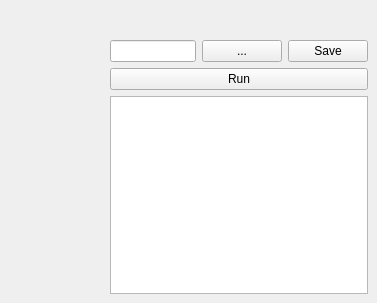
      <widget class="QWidget" name="tbScript">
       <attribute name="title">
        <string>Script</string>
       </attribute>
       <widget class="QWidget" name="layoutWidget">
        <property name="geometry">
         <rect>
          <x>110</x>
          <y>40</y>
          <width>258</width>
          <height>254</height>
         </rect>
        </property>
        <layout class="QVBoxLayout" name="verticalLayout_63">
         <item>
          <layout class="QHBoxLayout" name="horizontalLayout_60">
           <item>
            <widget class="QLineEdit" name="lineEdit"/>
           </item>
           <item>
            <widget class="QPushButton" name="pushButton_4">
             <property name="text">
              <string>...</string>
             </property>
            </widget>
           </item>
           <item>
            <widget class="QPushButton" name="pushButton_7">
             <property name="text">
              <string>Save</string>
             </property>
            </widget>
           </item>
          </layout>
         </item>
         <item>
          <widget class="QPushButton" name="pushButton_5">
           <property name="text">
            <string>Run</string>
           </property>
          </widget>
         </item>
         <item>
          <widget class="QTextBrowser" name="textBrowser">
           <property name="undoRedoEnabled">
            <bool>true</bool>
           </property>
           <property name="readOnly">
            <bool>false</bool>
           </property>
          </widget>
         </item>
        </layout>
       </widget>
      </widget>
